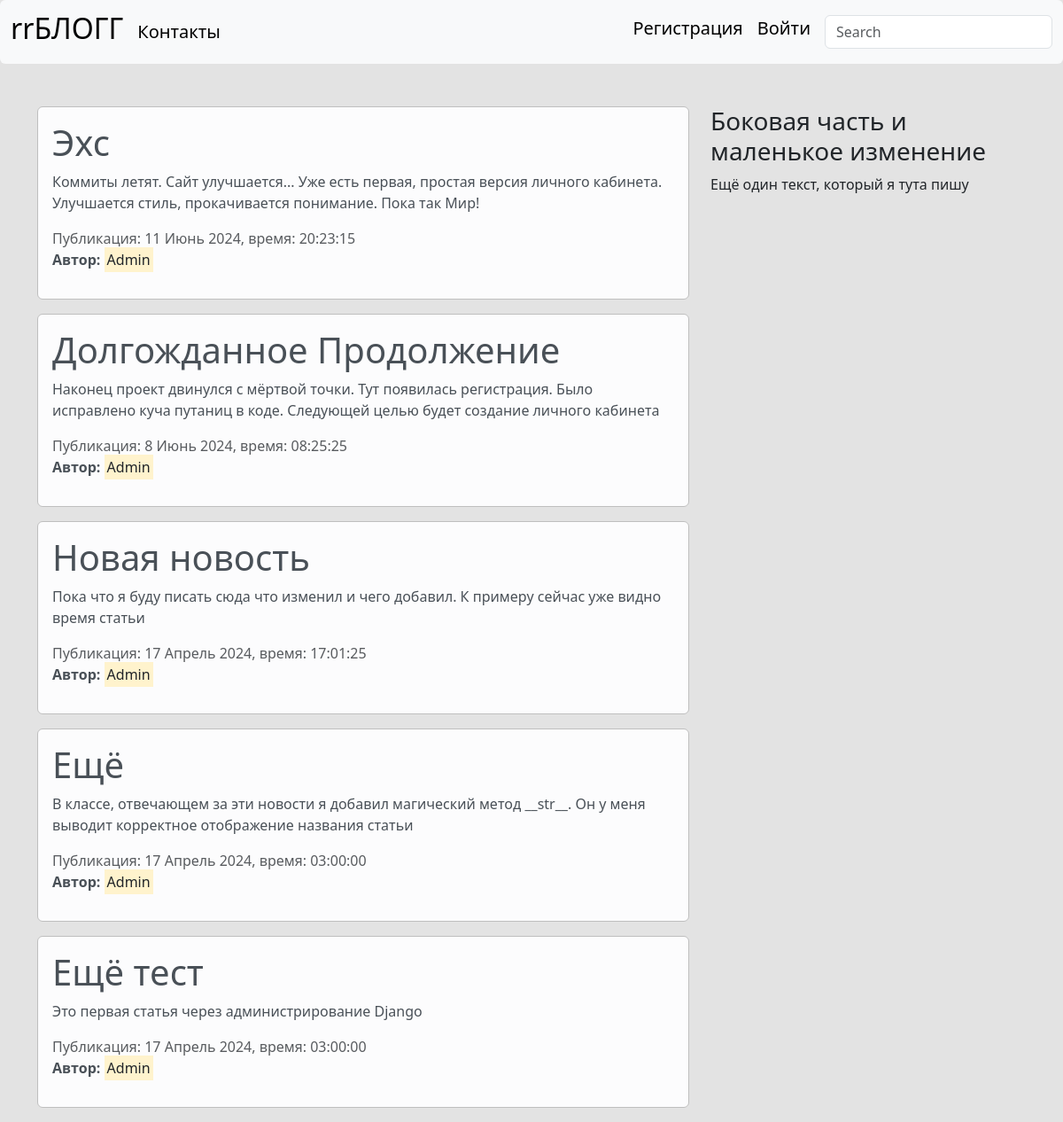
The page / on the database its author committed.
### blog/models.py (models this page shows, shortened)
class News(models.Model):
    title = models.CharField(verbose_name='Название статьи', max_length=100)
    text = models.TextField(verbose_name='Основной текст статьи')
    date = models.DateTimeField(verbose_name='Дата', default=timezone.now)
    avtor = models.ForeignKey(User, verbose_name='Автор', on_delete=models.CASCADE)
    class Meta:
        verbose_name = 'Новость'
        verbose_name_plural = 'Новости'

### blog/views.py (the view)
# urls.py: path('', views.home, name='home'),
def home(request):
    data = {
        'news': News.objects.all().order_by('-id'),
        'title': 'Главная страница',
    }
    return render(
        request,
        'blog/home.html',
        data
    )

### blog/templates/blog/home.html (shortened to what this page needs)
{% extends 'base.html' %}
{% block content %}
    {% for post in news %}
        <div class="alert alert-light">
            <h1>{{ post.title }}</h1>
            <p>{{ post.text }}</p>
            <span class="text-muted">Публикация: {{ post.date | date:"j F Y, время: H:i:s" }}</span>
            <p>
                <b>Автор:</b>
                <mark>{{ post.avtor }}</mark>
            </p>
        </div>
    {% endfor %}
{% endblock %}

### blog/static/blog/main.css (style rules this page uses)
body { background: #e3e3e3; }
.alert-light { border-color: #bfbfbf; }

### rows shown on the page
News: title "Эхс", text "Коммиты летят. Сайт улучшается... Уже есть первая, простая версия личного кабинета. Улучшается стиль, прокачивается понимание. Пока так Мир!", date "11 Июнь 2024, время: 20:23:15", avtor "Admin"
News: title "Долгожданное Продолжение", text "Наконец проект двинулся с мёртвой точки. Тут появилась регистрация. Было исправлено куча путаниц в коде. Следующей целью будет создание личного кабинета", date "8 Июнь 2024, время: 08:25:25", avtor "Admin"
News: title "Новая новость", text "Пока что я буду писать сюда что изменил и чего добавил. К примеру сейчас уже видно время статьи", date "17 Апрель 2024, время: 17:01:25", avtor "Admin"
News: title "Ещё", text "В классе, отвечающем за эти новости я добавил магический метод __str__. Он у меня выводит корректное отображение названия статьи", date "17 Апрель 2024, время: 03:00:00", avtor "Admin"
News: title "Ещё тест", text "Это первая статья через администрирование Django", date "17 Апрель 2024, время: 03:00:00", avtor "Admin"
